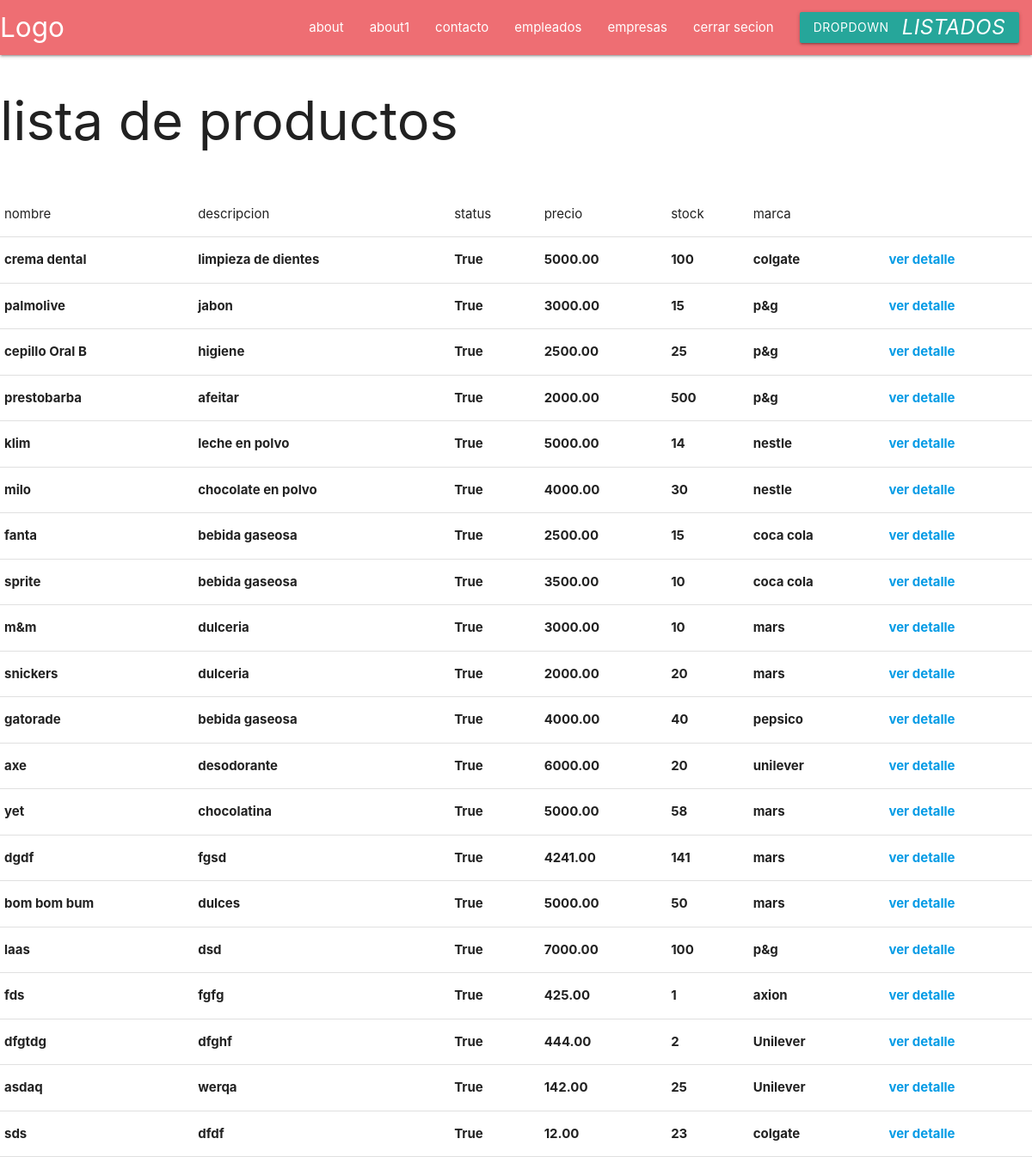
Screenshot of /lista_producto/ with the database file from the repository.
### Home/models.py (models this page shows, shortened)
class Producto(models.Model):
	nombre		= models.CharField(max_length =100)
	descripcion = models.CharField(max_length =500)
	status		= models.BooleanField(default = True)
	precio		= models.DecimalField(max_digits = 6, decimal_places =2)
	stock		= models.IntegerField()
	categorias	= models.ManyToManyField(Categoria, null = True, blank = True)
	marca		= models.ForeignKey(Marca, on_delete=models.CASCADE)
	foto		= models.ImageField(upload_to="fotos", null=True, blank=True)

class Marca(models.Model):
	nombre 		= models.CharField(max_length =100)
	def __str__(self):
		return self.nombre

### Home/views.py (the view)
# urls.py: path('lista_producto/', vista_lista_producto, name = 'vista_lista_producto'),
def vista_lista_producto(request):
	lista= Producto.objects.filter()
	return render(request, 'lista_producto.html', locals())

### Home/templates/lista_producto.html (shortened to what this page needs)
{% extends 'base.html' %}
	{% block contenido %}
	<table border="1">
		<h1>
			lista de productos
		</h1>
		<tr>
			<td>nombre</td>
			<td>descripcion</td>
			<td>status</td>
			<td>precio</td>
			<td>stock</td>
			<td>marca</td>
		</tr>
		<br/>
		{% for p in lista %}
			<tr>
				<th>{{p.nombre}}</th>
				<th>{{p.descripcion}}</th>
				<th>{{p.status}}</th>
				<th>{{p.precio}}</th>
				<th>{{p.stock}}</th>
				<th>{{p.marca}}</th>
				<th><a href="{% url 'vista_ver_producto' id_prod=p.id %}">ver detalle</a></th>
			</tr>
		{% endfor %}
	</table>
{% endblock %}

### Home/templates/base.html (shortened to what this page needs)
<!DOCTYPE html>
<html>
<head>
	 <link rel="stylesheet" href="https://cdnjs.cloudflare.com/ajax/libs/materialize/1.0.0-beta/css/materialize.min.css">
	 <link type="text/css" rel="stylesheet" href="C:\Users\Aprendiz\Desktop\ADSI\ADSI\mi_proyecto1\SALIDAS\Home\statics\css\estilos.css">
</head>
<body>
 <nav>
    <div class="nav-wrapper">
      <a href="" class="brand-logo">Logo</a>
      <ul id="nav-mobile" class="right hide-on-med-and-down">
      		<li ><a href="">about</a></li>
			<li><a href="">about1</a></li>
			<li><a href="">contacto</a></li>
			<li><a href="">empleados</a></li>
			<li><a href="">empresas</a></li>
			  <a class="btn dropdown-trigger" href=""  data-target="listas">Dropdown<i class="material-icons right">Listados</i></a>
			<li><a href="{%url 'vista_logout'%}">cerrar secion</a></li>
      </ul>
    </div>
  </nav>
	{% block contenido %}
	{% endblock %}
</body>
</html>

### rows the page displays
Producto: nombre "crema dental", descripcion "limpieza de dientes", status "True", precio "5000.00", stock "100", marca "colgate"
Producto: nombre "palmolive", descripcion "jabon", status "True", precio "3000.00", stock "15", marca "p&g"
Producto: nombre "cepillo Oral B", descripcion "higiene", status "True", precio "2500.00", stock "25", marca "p&g"
Producto: nombre "prestobarba", descripcion "afeitar", status "True", precio "2000.00", stock "500", marca "p&g"
Producto: nombre "klim", descripcion "leche en polvo", status "True", precio "5000.00", stock "14", marca "nestle"
Producto: nombre "milo", descripcion "chocolate en polvo", status "True", precio "4000.00", stock "30", marca "nestle"
Producto: nombre "fanta", descripcion "bebida gaseosa", status "True", precio "2500.00", stock "15", marca "coca cola"
Producto: nombre "sprite", descripcion "bebida gaseosa", status "True", precio "3500.00", stock "10", marca "coca cola"
Producto: nombre "m&m", descripcion "dulceria", status "True", precio "3000.00", stock "10", marca "mars"
Producto: nombre "snickers", descripcion "dulceria", status "True", precio "2000.00", stock "20", marca "mars"
Producto: nombre "gatorade", descripcion "bebida gaseosa", status "True", precio "4000.00", stock "40", marca "pepsico"
Producto: nombre "axe", descripcion "desodorante", status "True", precio "6000.00", stock "20", marca "unilever"
Producto: nombre "yet", descripcion "chocolatina", status "True", precio "5000.00", stock "58", marca "mars"
Producto: nombre "dgdf", descripcion "fgsd", status "True", precio "4241.00", stock "141", marca "mars"
Producto: nombre "bom bom bum", descripcion "dulces", status "True", precio "5000.00", stock "50", marca "mars"
Producto: nombre "laas", descripcion "dsd", status "True", precio "7000.00", stock "100", marca "p&g"
Producto: nombre "fds", descripcion "fgfg", status "True", precio "425.00", stock "1", marca "axion"
Producto: nombre "dfgtdg", descripcion "dfghf", status "True", precio "444.00", stock "2", marca "Unilever"
Producto: nombre "asdaq", descripcion "werqa", status "True", precio "142.00", stock "25", marca "Unilever"
Producto: nombre "sds", descripcion "dfdf", status "True", precio "12.00", stock "23", marca "colgate"
